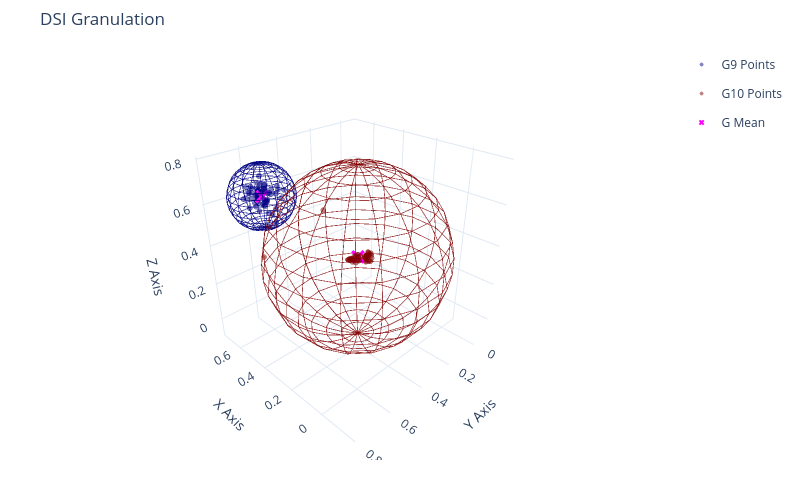

The cell this chart's notebook holds for it:
### Code cell
params =  {'nI': 11, 'nR': 49, 'nO': 27, 'N1': 0.1, 'N2': 0.0001, 'N3': 0.001,
            'τ': 23, 'mode': 'ahead', 'act': 'tanh'}
nI,nR,nO,N1,N2,N3,τ,mode,act= list(params.values())
v1,v2 = [],[]
X, Y = PrepareData(HI['PC1'].values,nI,nO,mode)
Y, Z = PrepareData(sig,nI,nO,mode)
X = []
for i in range(len(RS)-1):
   X.append(RS.iloc[i:i+1,:].values.flatten())
X = X[-len(Y):-2]
teda=AutoCloud(m=1.9,nI=nI,nR=nR,nO=nO,ηS=[N1,N2,N3],mode=mode,
               tau=τ,rho=0.003,eol=0.75,ref=len(sig)-nI,wtaG=False,wtaP=False) 
for j,_ in enumerate(X[:]):
    teda.run(X[j])
    teda.RULInterv(Y[j])
    teda.Adapt(Y[j],Z[j])
    
teda.CloudOtimization()  
#print(teda.vSum)  
#PlotDSI_2D_PLT(teda,ftrs=3,ncol=2,language='en')
PlotDSI_3D_PLT(teda,language='en',anchor=(0.85, -0.05),ncol=5,xi=40,xf=108,yi=20,w=18,h=6)
PlotGranulesSpace(teda,w=800)

### Figure 1 — Plotly figure (JSON) as saved in the notebook; plotly's stock layout.template omitted (floating-point values rounded to 4 significant figures; data arrays with more than 128 entries replaced by an {"elided": "..."} marker saying what was removed)
{"data": [{"marker": {"color": "rgb(0, 0, 131)", "size": [0.5], "sizemode": "diameter"}, "showlegend": false, "type": "scatter3d", "x": [0.5685], "y": [0.6171], "z": [0.633]}, {"hoverinfo": "skip", "legendgroup": "G9", "line": {"color": "rgb(0, 0, 131)", "width": 1.5}, "mode": "lines", "opacity": 0.75, "showlegend": false, "type": "scatter3d", "x": {"elided": "684 float values"}, "y": {"elided": "684 float values"}, "z": {"elided": "684 float values"}}, {"hovertemplate": "%{text}<extra></extra>", "legendgroup": "G9", "marker": {"color": "rgb(0, 0, 131)", "line": {"color": "rgb(0, 0, 131)", "width": 1}, "opacity": 0.5, "size": 3}, "mode": "markers", "name": "G9 Points", "showlegend": true, "text": ["x: 0.63<br>y: 0.66<br>z: 0.62", "x: 0.57<br>y: 0.60<br>z: 0.66", "x: 0.58<br>y: 0.61<br>z: 0.58", "x: 0.62<br>y: 0.62<br>z: 0.60", "x: 0.63<br>y: 0.64<br>z: 0.64", "x: 0.61<br>y: 0.66<br>z: 0.58", "x: 0.66<br>y: 0.58<br>z: 0.62", "x: 0.67<br>y: 0.62<br>z: 0.62", "x: 0.64<br>y: 0.59<br>z: 0.63", "x: 0.61<br>y: 0.61<br>z: 0.64", "x: 0.62<br>y: 0.59<br>z: 0.62", "x: 0.53<br>y: 0.62<br>z: 0.62", "x: 0.56<br>y: 0.55<br>z: 0.63", "x: 0.56<br>y: 0.58<br>z: 0.63", "x: 0.60<br>y: 0.62<br>z: 0.62", "x: 0.63<br>y: 0.63<br>z: 0.64", "x: 0.54<br>y: 0.60<br>z: 0.65", "x: 0.55<br>y: 0.61<br>z: 0.66", "x: 0.52<br>y: 0.65<br>z: 0.69", "x: 0.57<br>y: 0.60<br>z: 0.66", "x: 0.59<br>y: 0.62<br>z: 0.63", "x: 0.61<br>y: 0.60<br>z: 0.67", "x: 0.64<br>y: 0.60<br>z: 0.61", "x: 0.56<br>y: 0.61<br>z: 0.60", "x: 0.59<br>y: 0.63<br>z: 0.62", "x: 0.57<br>y: 0.63<br>z: 0.61", "x: 0.58<br>y: 0.63<br>z: 0.63", "x: 0.61<br>y: 0.57<br>z: 0.66", "x: 0.64<br>y: 0.59<br>z: 0.63", "x: 0.57<br>y: 0.57<br>z: 0.65", "x: 0.60<br>y: 0.58<br>z: 0.67", "x: 0.57<br>y: 0.63<br>z: 0.69", "x: 0.58<br>y: 0.64<br>z: 0.61", "x: 0.60<br>y: 0.62<br>z: 0.66", "x: 0.53<br>y: 0.64<br>z: 0.67", "x: 0.52<br>y: 0.68<br>z: 0.67", "x: 0.61<br>y: 0.68<br>z: 0.63", "x: 0.59<br>y: 0.60<br>z: 0.59", "x: 0.62<br>y: 0.64<br>z: 0.61", "x: 0.63<br>y: 0.59<br>z: 0.63", "x: 0.65<br>y: 0.62<br>z: 0.65", "x: 0.55<br>y: 0.61<br>z: 0.59", "x: 0.63<br>y: 0.63<br>z: 0.67", "x: 0.47<br>y: 0.59<br>z: 0.65", "x: 0.62<br>y: 0.66<br>z: 0.67", "x: 0.66<br>y: 0.56<br>z: 0.69", "x: 0.53<br>y: 0.56<br>z: 0.68", "x: 0.55<br>y: 0.60<br>z: 0.55", "x: 0.51<br>y: 0.61<br>z: 0.56", "x: 0.59<br>y: 0.64<br>z: 0.59", "x: 0.60<br>y: 0.63<br>z: 0.60", "x: 0.49<br>y: 0.64<br>z: 0.64", "x: 0.53<br>y: 0.66<br>z: 0.59", "x: 0.46<br>y: 0.63<br>z: 0.55", "x: 0.56<br>y: 0.59<br>z: 0.64", "x: 0.55<br>y: 0.62<br>z: 0.67", "x: 0.50<br>y: 0.64<br>z: 0.65", "x: 0.50<br>y: 0.65<br>z: 0.64", "x: 0.47<br>y: 0.60<br>z: 0.68", "x: 0.48<br>y: 0.61<br>z: 0.60", "x: 0.53<br>y: 0.64<br>z: 0.64", "x: 0.44<br>y: 0.59<br>z: 0.69"], "type": "scatter3d", "x": [0.6311, 0.5731, 0.5781, 0.6161, 0.6349, 0.6135, 0.6563, 0.6706, 0.6417, 0.6081, 0.6241, 0.5342, 0.5627, 0.5598, 0.5955, 0.6261, 0.5415, 0.5522, 0.5192, 0.5713, 0.5916, 0.6105, 0.6447, 0.5612, 0.5861, 0.5737, 0.5791, 0.6054, 0.6431, 0.5653, 0.6023, 0.57, 0.5798, 0.6042, 0.5347, 0.5204, 0.6146, 0.586, 0.6197, 0.6327, 0.6457, 0.5548, 0.6285, 0.4681, 0.6161, 0.661, 0.5324, 0.5549, 0.5135, 0.5924, 0.6034, 0.4918, 0.5261, 0.464, 0.5579, 0.5482, 0.5004, 0.4963, 0.4746, 0.4797, 0.5267, 0.4367], "y": [0.6563, 0.6016, 0.6057, 0.6164, 0.6419, 0.656, 0.5783, 0.6161, 0.5922, 0.6069, 0.5875, 0.6194, 0.5518, 0.5785, 0.6191, 0.6293, 0.5968, 0.6117, 0.6513, 0.5969, 0.6233, 0.5958, 0.6022, 0.6143, 0.6276, 0.6338, 0.6339, 0.5737, 0.5887, 0.5715, 0.5817, 0.6314, 0.6359, 0.6168, 0.6418, 0.6751, 0.6804, 0.6048, 0.6378, 0.5937, 0.617, 0.614, 0.6305, 0.5908, 0.6587, 0.5641, 0.5623, 0.5996, 0.6084, 0.6371, 0.6344, 0.6439, 0.664, 0.627, 0.5941, 0.6171, 0.6365, 0.6462, 0.5985, 0.6128, 0.6387, 0.5949], "z": [0.6194, 0.6592, 0.5844, 0.5995, 0.6395, 0.577, 0.6244, 0.6198, 0.6264, 0.6449, 0.6247, 0.625, 0.6277, 0.6336, 0.6231, 0.6379, 0.6516, 0.658, 0.688, 0.6581, 0.6322, 0.6709, 0.6118, 0.6049, 0.6224, 0.6071, 0.6268, 0.6646, 0.6325, 0.6538, 0.6676, 0.6932, 0.6116, 0.6556, 0.6662, 0.6696, 0.6263, 0.5902, 0.6144, 0.6265, 0.6479, 0.5921, 0.6655, 0.6465, 0.6743, 0.6865, 0.6757, 0.5538, 0.5649, 0.5854, 0.5983, 0.64, 0.5934, 0.5469, 0.6431, 0.6733, 0.6459, 0.6383, 0.685, 0.6015, 0.6409, 0.6931]}, {"hoverinfo": "skip", "marker": {"color": "Magenta", "size": 5, "symbol": "x"}, "mode": "markers", "name": "G Mean", "showlegend": false, "type": "scatter3d", "x": [0.5685], "y": [0.6171], "z": [0.633]}, {"marker": {"color": "rgb(128, 0, 0)", "size": [0.5], "sizemode": "diameter"}, "showlegend": false, "type": "scatter3d", "x": [0.2507], "y": [0.3527], "z": [0.3562]}, {"hoverinfo": "skip", "legendgroup": "G10", "line": {"color": "rgb(128, 0, 0)", "width": 1.5}, "mode": "lines", "opacity": 0.75, "showlegend": false, "type": "scatter3d", "x": {"elided": "684 float values"}, "y": {"elided": "684 float values"}, "z": {"elided": "684 float values"}}, {"hovertemplate": "%{text}<extra></extra>", "legendgroup": "G10", "marker": {"color": "rgb(128, 0, 0)", "line": {"color": "rgb(128, 0, 0)", "width": 1}, "opacity": 0.5, "size": 3}, "mode": "markers", "name": "G10 Points", "showlegend": true, "text": ["x: 0.57<br>y: 0.64<br>z: 0.35", "x: 0.54<br>y: 0.30<br>z: 0.48", "x: 0.22<br>y: 0.31<br>z: 0.33", "x: 0.22<br>y: 0.30<br>z: 0.32", "x: 0.23<br>y: 0.32<br>z: 0.36", "x: 0.23<br>y: 0.32<br>z: 0.33", "x: 0.23<br>y: 0.30<br>z: 0.37", "x: 0.23<br>y: 0.31<br>z: 0.35", "x: 0.23<br>y: 0.30<br>z: 0.36", "x: 0.23<br>y: 0.29<br>z: 0.33", "x: 0.23<br>y: 0.29<br>z: 0.36", "x: 0.23<br>y: 0.29<br>z: 0.35", "x: 0.24<br>y: 0.30<br>z: 0.34", "x: 0.24<br>y: 0.32<br>z: 0.35", "x: 0.23<br>y: 0.33<br>z: 0.35", "x: 0.23<br>y: 0.30<br>z: 0.36", "x: 0.23<br>y: 0.31<br>z: 0.37", "x: 0.24<br>y: 0.31<br>z: 0.35", "x: 0.24<br>y: 0.31<br>z: 0.32", "x: 0.22<br>y: 0.31<br>z: 0.33", "x: 0.23<br>y: 0.33<br>z: 0.35", "x: 0.23<br>y: 0.33<br>z: 0.35", "x: 0.24<br>y: 0.36<br>z: 0.34", "x: 0.22<br>y: 0.33<br>z: 0.34", "x: 0.24<br>y: 0.35<br>z: 0.34", "x: 0.24<br>y: 0.35<br>z: 0.36", "x: 0.23<br>y: 0.37<br>z: 0.37", "x: 0.24<br>y: 0.38<br>z: 0.38", "x: 0.24<br>y: 0.38<br>z: 0.37", "x: 0.24<br>y: 0.36<br>z: 0.37", "x: 0.24<br>y: 0.37<br>z: 0.34", "x: 0.24<br>y: 0.37<br>z: 0.35", "x: 0.24<br>y: 0.40<br>z: 0.36", "x: 0.23<br>y: 0.40<br>z: 0.36", "x: 0.24<br>y: 0.42<br>z: 0.37", "x: 0.24<br>y: 0.41<br>z: 0.37", "x: 0.24<br>y: 0.42<br>z: 0.37", "x: 0.25<br>y: 0.42<br>z: 0.37", "x: 0.25<br>y: 0.41<br>z: 0.37", "x: 0.25<br>y: 0.40<br>z: 0.37", "x: 0.25<br>y: 0.40<br>z: 0.36", "x: 0.25<br>y: 0.37<br>z: 0.37", "x: 0.24<br>y: 0.37<br>z: 0.35", "x: 0.24<br>y: 0.40<br>z: 0.37"], "type": "scatter3d", "x": [0.5692, 0.5436, 0.2227, 0.2223, 0.2287, 0.2326, 0.2325, 0.2335, 0.2345, 0.2273, 0.2318, 0.2318, 0.2356, 0.2381, 0.234, 0.2286, 0.2343, 0.2413, 0.2436, 0.2247, 0.2271, 0.2285, 0.2365, 0.2237, 0.2368, 0.2394, 0.2283, 0.2379, 0.2399, 0.2431, 0.2445, 0.2392, 0.2398, 0.2347, 0.2429, 0.242, 0.2412, 0.246, 0.2465, 0.2452, 0.248, 0.2517, 0.2363, 0.2414], "y": [0.638, 0.3005, 0.3117, 0.3012, 0.3204, 0.3172, 0.3041, 0.305, 0.3045, 0.2876, 0.2888, 0.2861, 0.3023, 0.3185, 0.3272, 0.3023, 0.3053, 0.3081, 0.3091, 0.3093, 0.3265, 0.3308, 0.3585, 0.3311, 0.349, 0.3489, 0.3703, 0.3756, 0.3771, 0.3625, 0.3719, 0.3689, 0.3954, 0.4024, 0.4187, 0.41, 0.4171, 0.419, 0.4062, 0.3951, 0.398, 0.3744, 0.3681, 0.3951], "z": [0.3459, 0.4759, 0.3271, 0.3239, 0.3574, 0.3332, 0.3651, 0.351, 0.3551, 0.3321, 0.3552, 0.3451, 0.3422, 0.3499, 0.3528, 0.3584, 0.368, 0.346, 0.3154, 0.3313, 0.3462, 0.3491, 0.3446, 0.3369, 0.3431, 0.3632, 0.3677, 0.3783, 0.3724, 0.3736, 0.3364, 0.3534, 0.3642, 0.3574, 0.3712, 0.3657, 0.3688, 0.3698, 0.3706, 0.365, 0.3646, 0.3663, 0.349, 0.3665]}, {"hoverinfo": "skip", "marker": {"color": "Magenta", "size": 5, "symbol": "x"}, "mode": "markers", "name": "G Mean", "showlegend": true, "type": "scatter3d", "x": [0.2507], "y": [0.3527], "z": [0.3562]}], "layout": {"height": 500, "hovermode": "closest", "margin": {"b": 40, "l": 40, "r": 40, "t": 50}, "scene": {"aspectmode": "cube", "camera": {"center": {"x": 0, "y": 0, "z": 0}, "eye": {"x": -1.5, "y": 1.5, "z": 1.2}, "up": {"x": 0, "y": 0, "z": 1}}, "xaxis": {"title": {"text": "X Axis"}}, "yaxis": {"title": {"text": "Y Axis"}}, "zaxis": {"title": {"text": "Z Axis"}}}, "title": {"text": "DSI Granulation"}, "width": 800}}
